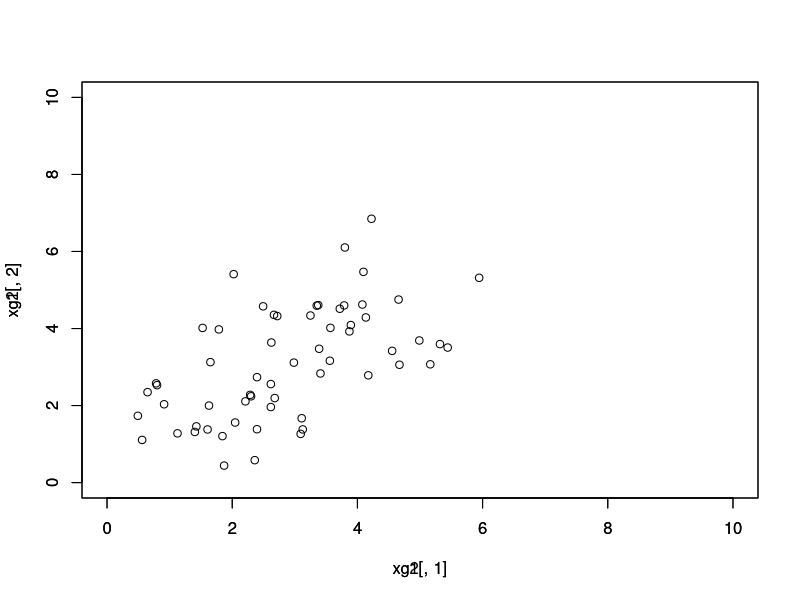
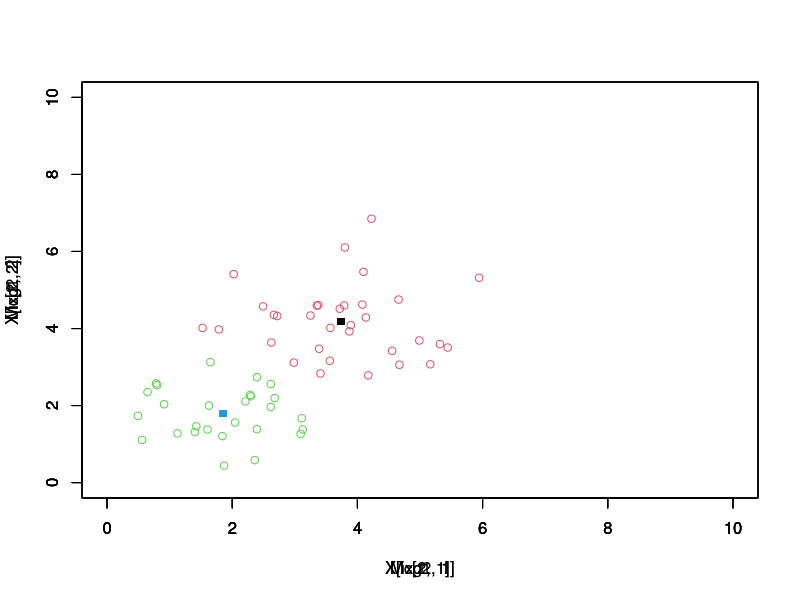

Recreate these plots in R, in order.
rm(list=ls())

cat("\014")
# library("tictoc")

cat("===== Starting Routine=====\n\n")

cat(">> Creating kMeans function\n")

kMeans <- function (X, k, maxit) {
  N <- dim(X)[1]
  n <- dim(X)[2]
  
  seqN <- seq(1,N,1)
  seqk <- seq(1,k,1)
  
  Mc <- matrix(nrow=k, ncol=n)
  Clustx <-matrix(nrow=N, ncol=1)
  
  seqx <- sample(N,2)
  
  Mc <- X[seqx,]
  
  it <- 1
  
  while(it <= maxit){
    for (i in seqN) {
      xrep <- matrix(X[i,], nrow=k, ncol=n, byrow=T)
      vecdist <- rowSums((Mc-xrep)^2)
      Clustx[i] <- which.min(vecdist)
    }
    
    for (j in seqk) {
      xj <- which(Clustx==j)
      Mc[j,] <- colMeans(X[xj,])
    }
    it <- it+1
  }
  
  nam <- c("Mc","Clustx")
  retlist <- list(Mc,Clustx)
  names(retlist) <- nam
  
  return(retlist)
}

cat(">> Creating samples\n")

n1 <- 60
n2 <- 60

xg1 <- matrix(rnorm(n1,mean=2,sd=1),ncol=2)
xg2 <- matrix(rnorm(n2,mean=4,sd=1),ncol=2)

plot(xg1[,1],xg1[,2],xlim=c(0,10),ylim=c(0,10))
par(new=T)
plot(xg2[,1],xg2[,2],xlim=c(0,10),ylim=c(0,10))


cat(">> Calculating distance matrix\n")

k <- 2
X <- rbind(xg1,xg2)
maxit <- 100

cat(">> Calculatint centers\n")
McList <- kMeans(X,k,maxit)
Mc <- McList$Mc
Clustx <- McList$Clustx

ixg1 <- which(Clustx == 1)
ixg2 <- which(Clustx == 2)

print(Mc)


plot(Mc[1,1],Mc[1,2],xlim=c(0,10),ylim=c(0,10),col=1,pch=15)
par(new=T)
plot(Mc[2,1],Mc[2,2],xlim=c(0,10),ylim=c(0,10),col=4, pch=15)

# http://www.sthda.com/english/wiki/r-plot-pch-symbols-the-different-point-shapes-available-in-r

par(new=T)
plot(X[ixg1,1],X[ixg1,2],xlim=c(0,10),ylim=c(0,10),col=2)
par(new=T)
plot(X[ixg2,1],X[ixg2,2],xlim=c(0,10),ylim=c(0,10),col=3)

cat("\n===== Routine Finished=====\n")
